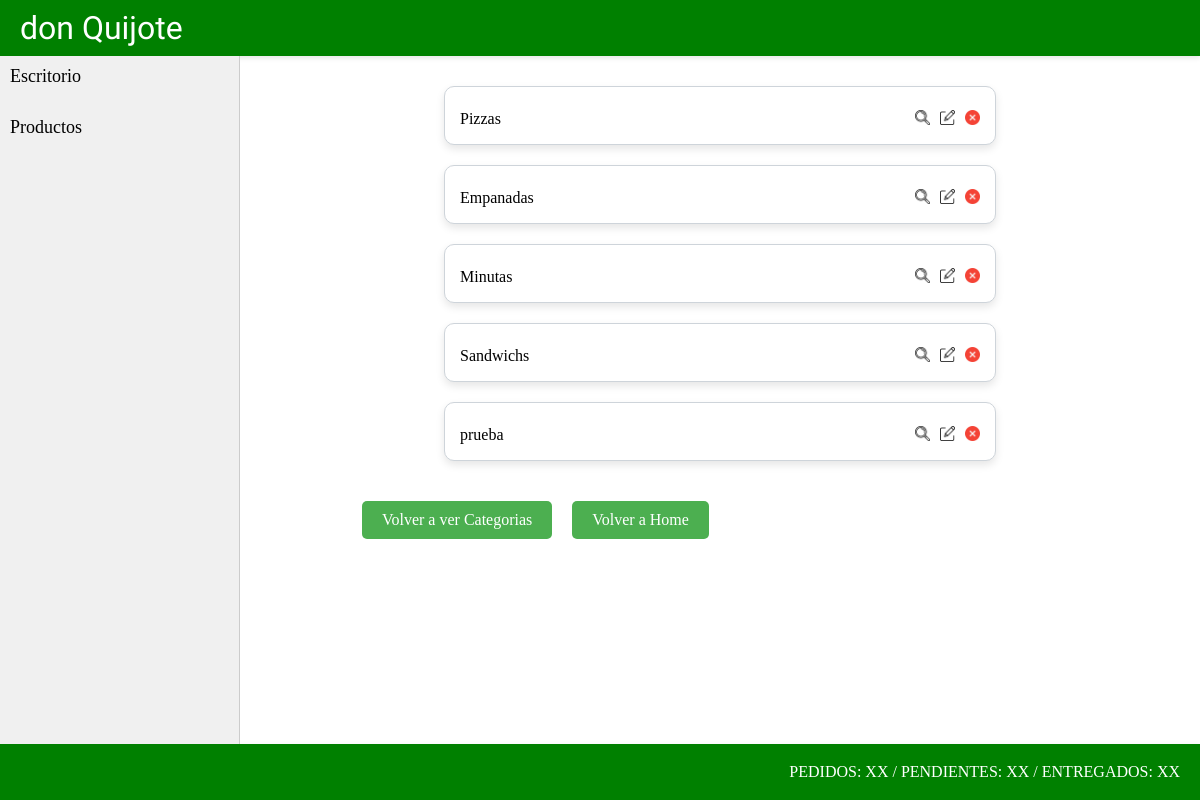
Page /producto/productocategoria/list/ on the earlier database version.
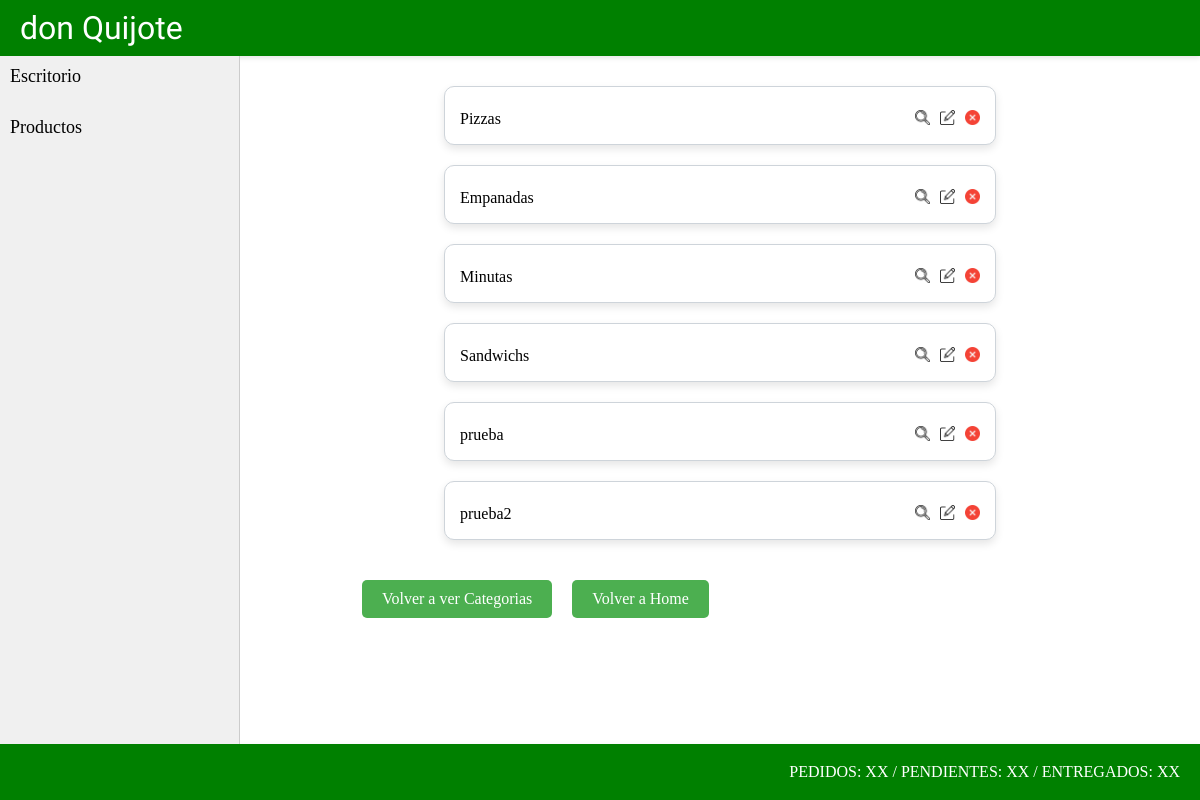
Same page on the later database version.
### producto/models.py (models this page shows, shortened)
class ProductoCategoria(models.Model):
    nombre = models.CharField(max_length=50)

### producto/views.py (the view)
# urls.py: path("productocategoria/list/", views.ProductoCategoriaList.as_view(), name="productocategoria_list"),
class ProductoCategoriaList(ListView):
    model = models.ProductoCategoria
    def get_queryset(self) -> QuerySet:
        if self.request.GET.get("consulta"):
            consulta = self.request.GET.get("consulta")
            object_list = models.ProductoCategoria.objects.filter(nombre__icontains=consulta)
        else:
            object_list = models.ProductoCategoria.objects.all()
        return object_list

### producto/templates/producto/productocategoria_list.html
{% extends 'core/base.html' %}
{% load static %}
{% block section %}
    {% for categoria in object_list %}
        <div class="conteiner-categorias2">
            <div class="card-categoria2">
                <div class="categoria2-opciones">
                    <p class="categoria-nombre">{{categoria.nombre}}</p>
                    <div class="categoria-opc">
                        <a href="{% url 'producto:productocategoria_detail' categoria.id %}"><img class="icono-opcion-producto" src="{% static 'core/img/lupa.webp' %}" alt="Detalle Producto"></a>
                        <a href="{% url 'producto:productocategoria_update' categoria.id %}"><img class="icono-opcion-producto" src="{% static 'core/img/editar.webp' %}" alt="Detalle Producto"></a>
                        <a href="{% url 'producto:productocategoria_delete' categoria.id %}"><img class="icono-opcion-producto" src="{% static 'core/img/eliminar.webp' %}" alt="Detalle Producto"></a>
                    </div>
                </div>
            </div>
        </div>
    {% endfor %}
    <div class="container-link-crud-productos">
        <a class="link-crud-productos" href="{% url 'producto:productocategoria_list' %}">Volver a ver Categorias</a>
        <a class="link-crud-productos" href="{% url 'core:home' %}">Volver a Home</a>
    </div>
{% endblock section %}

### core/templates/core/base.html (shortened to what this page needs)
{% load static %}
<!DOCTYPE html>
<html lang="es">
<head>
    <link href="{% static 'core/css/styles.css' %}" rel="stylesheet" />
</head>
<body>
    {% include 'core/components/header.html' %}
    {% include 'core/components/navbar.html' %}
    <section class="section-container">
        {% block section %}
        {% endblock section %}
    </section>
    {% include 'core/components/footer.html' %}
</body>
</html>

### core/templates/core/components/header.html
<header class="container-header">
    <h1 class="title">don Quijote</h1>
</header>

### core/templates/core/components/navbar.html
<nav class="container-nav">
    <ul class="list-app">
        <li class="list-link"><a class="link-app" href="{% url 'core:home' %}">Escritorio</a></li>
        <li class="list-link"><a class="link-app" href="{% url 'producto:home' %}">Productos</a></li>
    </ul>
</nav>

### core/templates/core/components/footer.html
<header class="container-footer">
    <p class="info-footer">PEDIDOS: XX / PENDIENTES: XX / ENTREGADOS: XX</p>
</header>

### core/static/core/css/styles.css (style rules this page uses)
* { padding: 0; margin: 0; box-sizing: border-box; }
.container-header { background-color: green; height: 7vh; width: 100%; display: flex; align-items: center; justify-content: space-between; box-shadow: 0 2px 5px rgba(0,0,0,0.1); }
.title { color: #fff; font-family: "Poetsen One", sans-serif; font-weight: 400; font-style: normal; margin-left: 20px; }
.container-footer { height: 7vh; width: 100%; background-color: green; display: flex; align-items: center; justify-content: flex-end; box-shadow: 0 2px 5px rgba(0,0,0,0.1); }
.info-footer { color: #fff; font-weight: 400; font-style: normal; margin-right: 20px; }
.container-nav { width: 20%; height: 86vh; background-color: #f0f0f0; float: left; overflow-y: auto; border-right: 1px solid #ccc; }
.list-app { list-style: none; padding: 0; }
.list-link { margin-bottom: 10px; }
.link-app { color: #000; text-decoration: none; font-size: 18px; display: block; padding: 10px; transition: background-color 0.3s ease; }
.section-container { height: 86vh; width: 80%; float: left; padding: 20px; overflow-y: auto; }
.container-link-crud-productos { display: flex; margin-left: 10%; margin-top: 30px; margin-bottom: 60px; }
.link-crud-productos { display: inline-block; text-decoration: none; background-color: #4CAF50; color: white; padding: 10px 20px; margin: 0 10px; border: none; border-radius: 5px; transition: background-color 0.3s; }
.icono-opcion-producto { width: 15px; height: 15px; }
.conteiner-categorias2 { display: flex; justify-content: center; }
.card-categoria2 { width: 60%; margin: 10px; padding: 15px; border-radius: 10px; border: 1px solid #ced4da; background-color: #ffffff; box-shadow: 0 4px 8px rgba(0, 0, 0, 0.1); transition: transform 0.2s ease-in-out, box-shadow 0.2s ease-in-out; }
.categoria2-opciones { margin-top: 8px; display: grid; grid-template-columns: 50% 50%; grid-template-rows: 80%; grid-template-areas: "nomc opcc"; }
.categoria-nombre { grid-area: nomc; }
.categoria-opc { grid-area: opcc; display: flex; justify-content: flex-end; column-gap: 10px; }

Differences in the rows shown:
added ProductoCategoria: nombre "prueba2"
